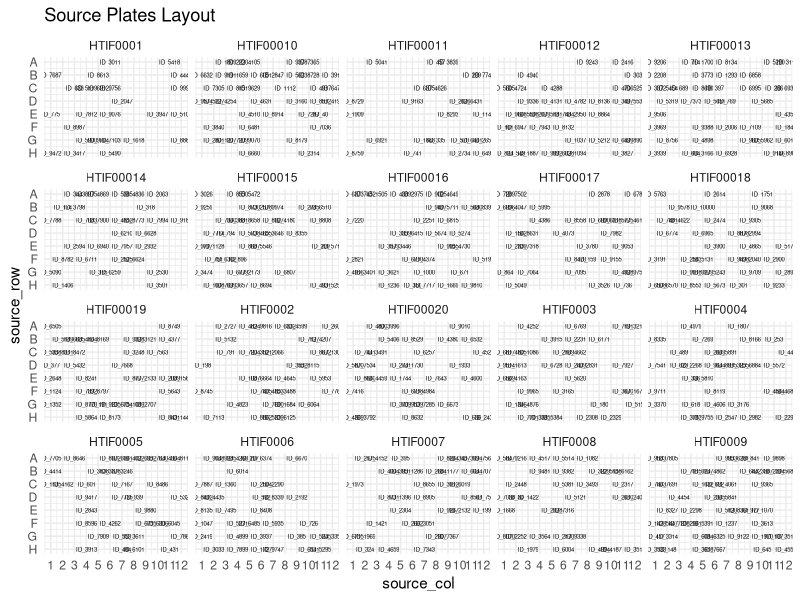

Generate this figure with R: (Note: this script raises an error after producing the figure.)
## ---- chunk 1
library(plyr)
library(ggplot2)
library(data.table)
library(stringr)
library(knitr)
## ---- chunk 2
opts_chunk$set(fig.path="output/", cache = TRUE, dev=c("png"), message=FALSE, warning=FALSE)
theme_set(theme_minimal())
## ---- chunk 3
set.seed(161115)

n_source <- 20

input <- data.table(source_rack = rep(paste0("HTIF000", 1:n_source), each = 96),
                    source_id =  paste0("ID_", sample(1:10000, 96*n_source)),
                    source_pos = rep(1:96, n_source),
                    source_col = rep(1:12, each = 8),
                    source_row = rep(1:8, 12),
                    source_flag = sample(c("Hit", "Miss"), 96*n_source, replace = TRUE, prob = c(0.35, 0.65)))
## ---- chunk 4
input[source_flag == "Miss", source_id := NA]
## ---- chunk 5
input_plot <- ggplot(input, aes(x = source_col, y = source_row, label = source_id))
input_plot + geom_text(size = 1.5) +
            facet_wrap( ~ source_rack) +
            scale_x_continuous(lim = c(1, 12), breaks = 1:12) +
            scale_y_reverse(lim = c(8, 1), breaks = 1:8, labels = LETTERS[1:8]) +
            ggtitle("Source Plates Layout")
## ---- chunk 6
output <- input[source_flag == "Hit",]
## ---- chunk 7
output[, `:=`(dest_rack = rep(paste0("HTIF000", (n_source+1):(n_source*4)), each = 60),
                 dest_pos = as.vector(outer((10:15), seq(0, 72, 8), FUN = "+")),
                 dest_col = rep(2:11, each = 6),
                 dest_row = rep(2:7, 10))]
## ---- chunk 8
output_plot <- ggplot(output, aes(x = dest_col, y = dest_row, label = source_id))
output_plot + geom_text(size = 1.5) +
            facet_wrap( ~ dest_rack) +
            scale_x_continuous(lim = c(1, 12), breaks = 1:12) +
            scale_y_reverse(lim = c(8, 1), breaks = 1:8, labels = LETTERS[1:8]) +
            ggtitle("Dest Plates Layout")
## ---- chunk 9
write.csv(x = output, 
          file = "output/Cherry_Pick_Worklist.csv", 
          quote = FALSE, 
          col.names = TRUE,
          row.names = FALSE)
## ---- chunk 10
sessionInfo()
